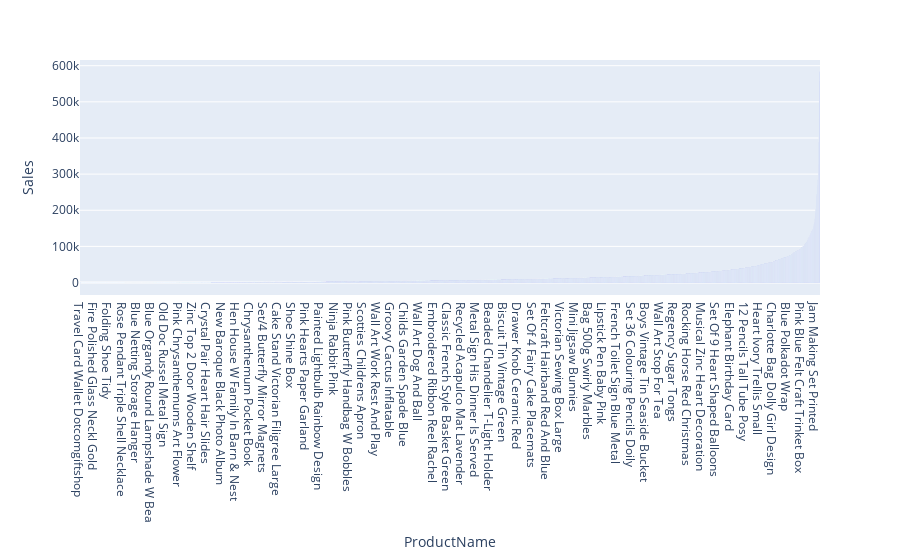

Notebook code cell kept with this figure:
### Code cell
def product_by_sales():
    df2 = df[["ProductName", "Sales"]].copy().groupby("ProductName").sum().reset_index()
    df2 = df2.sort_values("Sales")
    fig = px.bar(df2, x="ProductName", y="Sales")
    return fig


product_by_sales()

### Figure 1 — Plotly figure (JSON) as saved in the notebook; plotly's stock layout.template omitted (floating-point values rounded to 4 significant figures; data arrays with more than 128 entries replaced by an {"elided": "..."} marker saying what was removed)
{"data": [{"alignmentgroup": "True", "hovertemplate": "ProductName=%{x}<br>Sales=%{y}<extra></extra>", "legendgroup": "", "marker": {"color": "#636efa", "pattern": {"shape": ""}}, "name": "", "offsetgroup": "", "orientation": "v", "showlegend": false, "textposition": "auto", "type": "bar", "x": {"elided": "3768 str values"}, "xaxis": "x", "y": {"elided": "3768 float values"}, "yaxis": "y"}], "layout": {"barmode": "relative", "legend": {"tracegroupgap": 0}, "margin": {"t": 60}, "xaxis": {"anchor": "y", "domain": [0, 1], "title": {"text": "ProductName"}}, "yaxis": {"anchor": "x", "domain": [0, 1], "title": {"text": "Sales"}}}}
